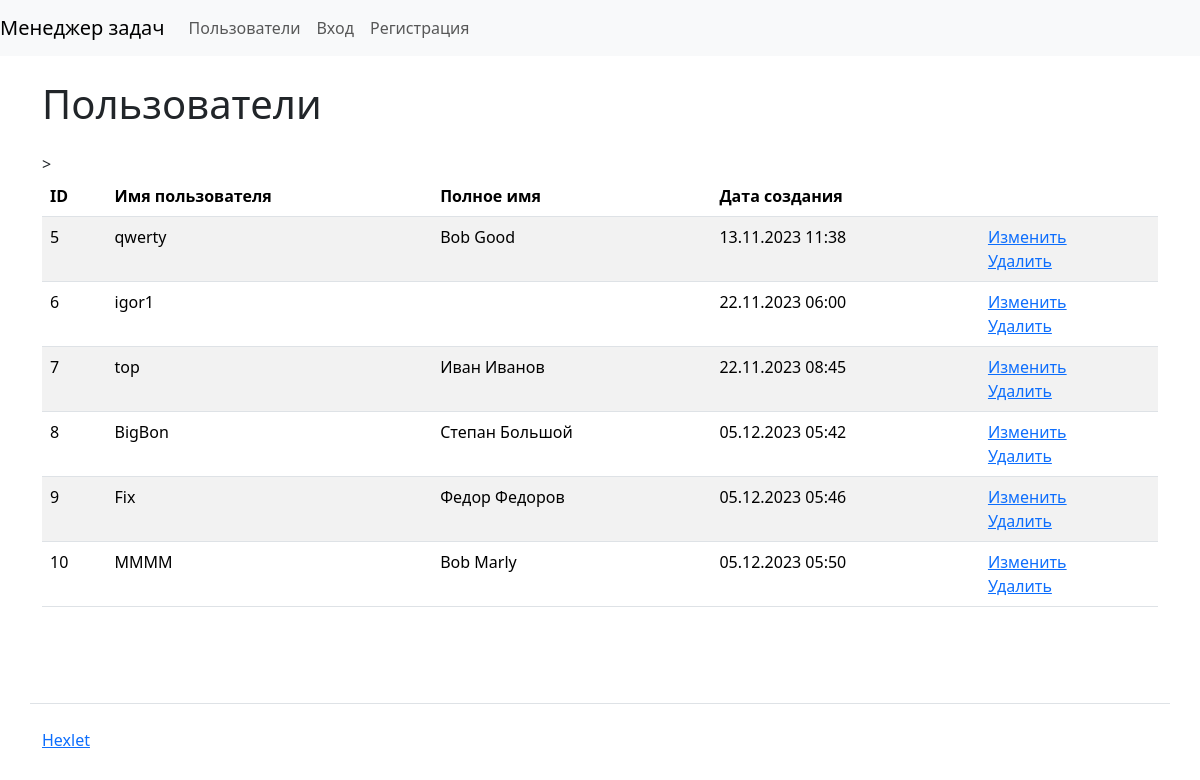
/users/, run on the app's committed database.
### task_manager/users/models.py (models this page shows)
class User(AbstractUser):
    def __str__(self):
        return self.get_full_name()
    def get_absolute_url(self):
        return reverse("login")

### task_manager/users/views.py (the view)
# urls.py: path('', views.IndexView.as_view(), name="index"),
class IndexView(ListView):
    def get(self, request, *args, **kwargs):
        users = User.objects.all()
        return render(request, 'users/users.html', {
            'users': users
        })

### task_manager/templates/users/users.html (shortened to what this page needs)
{% extends 'base.html' %}
{% load django_bootstrap5 %}
{% load i18n %}
{% block content %}
      <h1 class="my-4">{% trans 'Users' %}</h1>
        <table class="table table-striped">
          <thead class="thead-dark">
            <tr>
              <th>ID</th>
              <th>{% trans 'Username' %}</th>
              <th>{% trans 'Full name' %}</th>
              <th>{% trans 'Date of creation' %}</th>
              <th></th>>
            </tr>
          </thead>
          <tbody>
          {% for user in users %}
            <tr class="align-baseline">
              <td>{{ user.id }}</td>
              <td>{{ user.username }}</td>
              <td>{{ user.first_name }} {{ user.last_name }}</td>
              <td>{{ user.date_joined|date:"d.m.Y H:i" }}</td>
              <td>
                <a href="{% url 'users_update' pk=user.id %}" >{% trans 'Edit' %}</a>
                <br>
                <a href="{% url 'users_delete' pk=user.id %}" >{% trans 'Delete' %}</a>
              </td>
            </tr>
          {% endfor %}
          </tbody>
        </table>
{% endblock %}

### data on the page
User: id "5", username "qwerty", first_name "Bob", last_name "Good", date_joined "13.11.2023 11:38"
User: id "6", username "igor1", date_joined "22.11.2023 06:00"
User: id "7", username "top", first_name "Иван", last_name "Иванов", date_joined "22.11.2023 08:45"
User: id "8", username "BigBon", first_name "Степан", last_name "Большой", date_joined "05.12.2023 05:42"
User: id "9", username "Fix", first_name "Федор", last_name "Федоров", date_joined "05.12.2023 05:46"
User: id "10", username "MMMM", first_name "Bob", last_name "Marly", date_joined "05.12.2023 05:50"
